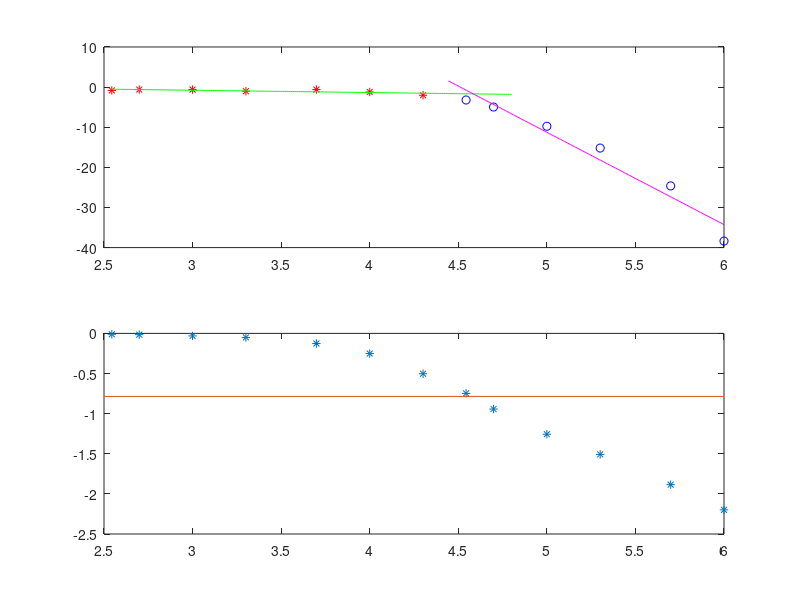

Write the MATLAB code that produced this figure.
freq_in=[350,500,1e3,2e3,5e3,1e4,2e4,35e3,5e4,1e5,2e5,5e5,1e6,2e6]; %% Hertz
periodo_in=[2.9e3,2e3,1e3,48e1,2e2,1e2,50,28,20,10,5,2,1,0.5]; %% Micro sec
Delta_periodo_in=[1e2,1e2,1e2,40,40,20,10,4,4,2,1,0.4,0.2,0.1]; %% Micro sec
V_in=[44,44,44,45,44,46,48,55,62,80,92,92,83,63]*10^(-2); %% Volt
Delta_V_in=2*ones(1,14)*10^(-2); %% Volt
V_out=[40,41,41,40,41,40,38,38,35,26,16,5.4,1,1.4]*10^(-2); %% Volt
Delta_V_out=[2*ones(1,11),0.2*ones(1,3)]*10^(-2); %% Volt
delta_t=[5,5,5,4,4,4,4,3.4,3,2,1.2,0.6,0.35,0.4]; %% Micro sec
Delta_delta_t=[ones(1,7),0.2*ones(1,4),0.1,0.01,0.01]; %% Micro sec 

delta_phi=(2*pi)*freq_in.*(delta_t*10^(-6));
%% Si poteva anche fare senza i 10^-6 tanto si semplificano tutti :P
Delta_delta_phi=(2*pi)*(abs(1./(periodo_in*10^(-6))).*Delta_delta_t*10^(-6) + abs(-delta_t*10^(-6)./((periodo_in*10^(-6)).^2)).*Delta_periodo_in*10^(-6));

%% Rapporto fra l'ampiezza in uscita e in ingresso espresso in decibel
A_db=20*log10(V_out./V_in);

x1=log10(freq_in(1:7));
y1=A_db(1:7);
subplot(2,1,1)
plot(x1,y1,"r*");
hold on;
coeff1=polyfit(x1,y1,1);
xx1=linspace(x1(1),x1(7)+0.5,200);
yy1=coeff1(1)*xx1+coeff1(2);
plot(xx1,yy1,"g");

hold on;

x2=log10(freq_in(8:13));
y2=A_db(8:13);
plot(x2,y2,"bo");
hold on;
coeff2=polyfit(x2,y2,1);
xx2=linspace(x2(1)-0.1,x2(6),200);
yy2=coeff2(1)*xx2+coeff2(2);
plot(xx2,yy2,"m");

hold on;
subplot(2,1,2)
%%semilogx(freq_in(1:13),-delta_phi(1:13),"*");
plot(log10(freq_in(1:13)),-delta_phi(1:13),"*");
hold on
xx3=[2.5,6];
yy3=-pi/4*ones(1,2);
plot(xx3,yy3);
hold off
